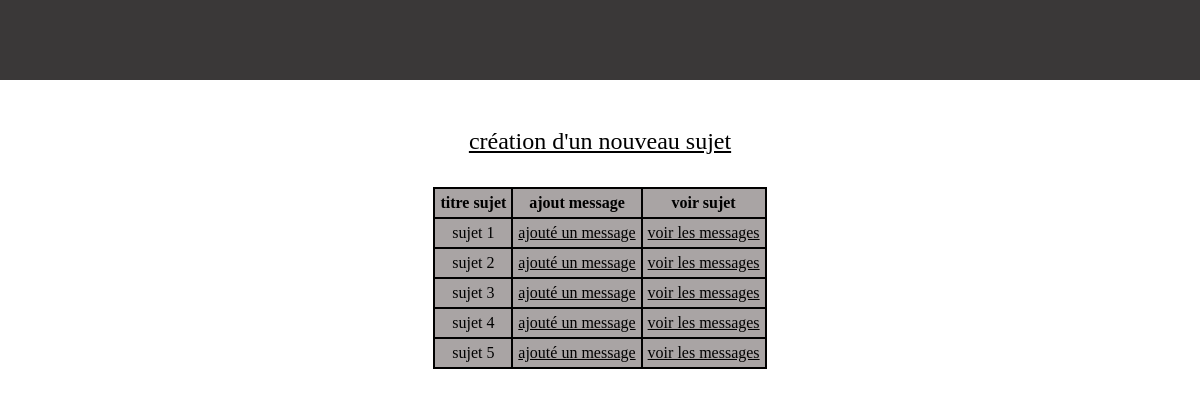
The page / on the database its author committed.
### tables this page shows
CREATE TABLE IF NOT EXISTS `sujet` (
  `id_sujet` int(11) NOT NULL AUTO_INCREMENT,
  `titre_sujet` varchar(1000) NOT NULL,
  PRIMARY KEY (`id_sujet`)
);

### index.php (the view, shortened to what this page needs)
<?php
 include_once("include/BDD.php");
    $requete = $db->query( "SELECT *
                        FROM sujet
                        Order by id_sujet"
                        );
?>
<!DOCTYPE html>
<html lang="fr">
<head>
    <link rel="stylesheet" href="css/style.css">
</head>
<body>
        <header></header>
        <div class="crea_sujet">
            <a href="ajout_sujet.php">création d'un nouveau sujet</a>
        </div>
        <div>
            <table>
                <tr>
                    <th>titre sujet</th>
                    <th>ajout message</th>
                    <th>voir sujet</th>
                </tr>
                <?php
                    while ($result = $requete->fetch()):
                ?>
                <tr>
                    <td><?php echo $result['titre_sujet']?></td>
                    <td><a href="ajout_message.php?id=<?php echo $result['id_sujet'] ?>">ajouté un message</a></td>
                    <td><a href="sujet.php?id=<?php echo $result['id_sujet'] ?>">voir les messages</a></td>
                </tr>
                <?php
                    endwhile;
                ?>
            </table>
        </div>
</body>
</html>

### css/style.css (style rules this page uses)
* { padding: 0%; margin: 0%; text-align: center; }
header { width: 100%; height: 5em; background-color: rgb(58, 56, 56); margin-bottom: 3em; }
a { color: black; }
.crea_sujet { margin: 2em; }
.crea_sujet a { font-size: 1.5em; }
table { margin: auto; margin-top: 2em; background-color: rgb(169, 164, 164); }
table, th, td { border: 2px solid black; border-collapse: collapse; padding: 5px; }

### rows shown on the page
sujet: titre_sujet "sujet 1"
sujet: titre_sujet "sujet 2"
sujet: titre_sujet "sujet 3"
sujet: titre_sujet "sujet 4"
sujet: titre_sujet "sujet 5"
